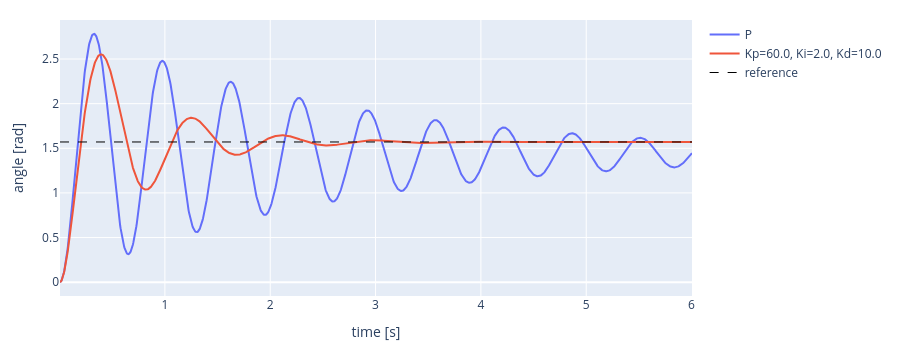
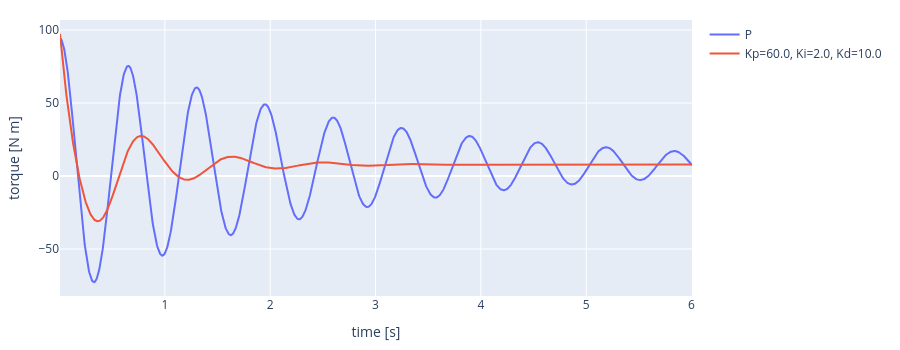

The notebook cell saved with these charts, in order:
### Markdown cell above
### 1.2 PID control

Two more terms, both computed from the error:

- **integral**: the sum of all past errors, each multiplied by the time step;
- **derivative**: how fast the error is changing, from the difference between this error and the previous one.

$$\tau = K_p\, e_k + K_i \sum_{j \le k} e_j\,\Delta t + K_d\, \frac{e_k - e_{k-1}}{\Delta t}$$

> **T2.** Implement the PID control law, then run the cell with $K_i = 0$ first (PD), then with $K_i \neq 0$ (PID).

### Code cell
Kp = 60.0
Ki = 2.0
Kd = 10.0
duration = 6.0

ctl.reset_joints(pendulum, [motor], [0.0])

error_sum = 0.0                  # for the integral term
error_previous = q_desired - 0.0 # for the derivative term (error at the start)

time_log, angle_log, torque_log = [], [], []
t = 0.0
while t < duration:
    # 1. SENSE
    q = p.getJointState(pendulum, motor)[0]

    # 2. CONTROL
    error = q_desired - q
    error_sum = error_sum + error
    error_rate = (error - error_previous)/DT
    
    torque = (Kp * error) + (Ki * error_sum) + (Kd * error_rate)

    error_previous = error #save for next iteration
    # 3. ACT
    p.setJointMotorControl2(pendulum, motor, p.TORQUE_CONTROL, force=torque)
    p.stepSimulation()
    t = t + DT

    # 4. WAIT
    time.sleep(DT)

    time_log.append(t)
    angle_log.append(q)
    torque_log.append(torque)

label = f"Kp={Kp}, Ki={Ki}, Kd={Kd}"
ctl.plot_series(time_log, {"P": p_angle, label: angle_log}, ylabel="angle [rad]", ref=q_desired)
ctl.plot_series(time_log, {"P": p_torque, label: torque_log}, ylabel="torque [N m]")

### Figure 1 — Plotly figure (JSON) as saved in the notebook; plotly's stock layout.template omitted (floating-point values rounded to 4 significant figures; data arrays with more than 128 entries replaced by an {"elided": "..."} marker saying what was removed)
{"data": [{"line": {"color": "#636EFA"}, "mode": "lines", "name": "P", "type": "scatter", "x": {"elided": "1441 float values"}, "y": {"elided": "1441 float values"}}, {"line": {"color": "#EF553B"}, "mode": "lines", "name": "Kp=60.0, Ki=2.0, Kd=10.0", "type": "scatter", "x": {"elided": "1441 float values"}, "y": {"elided": "1441 float values"}}, {"line": {"color": "black", "dash": "dash", "width": 1}, "mode": "lines", "name": "reference", "type": "scatter", "x": {"elided": "1441 float values"}, "y": {"elided": "1441 float values"}}], "layout": {"height": 350, "margin": {"b": 50, "l": 60, "r": 20, "t": 20}, "title": {}, "xaxis": {"title": {"text": "time [s]"}}, "yaxis": {"title": {"text": "angle [rad]"}}}}

### Figure 2 — Plotly figure (JSON) as saved in the notebook; plotly's stock layout.template omitted (floating-point values rounded to 4 significant figures; data arrays with more than 128 entries replaced by an {"elided": "..."} marker saying what was removed)
{"data": [{"line": {"color": "#636EFA"}, "mode": "lines", "name": "P", "type": "scatter", "x": {"elided": "1441 float values"}, "y": {"elided": "1441 float values"}}, {"line": {"color": "#EF553B"}, "mode": "lines", "name": "Kp=60.0, Ki=2.0, Kd=10.0", "type": "scatter", "x": {"elided": "1441 float values"}, "y": {"elided": "1441 float values"}}], "layout": {"height": 350, "margin": {"b": 50, "l": 60, "r": 20, "t": 20}, "title": {}, "xaxis": {"title": {"text": "time [s]"}}, "yaxis": {"title": {"text": "torque [N m]"}}}}
